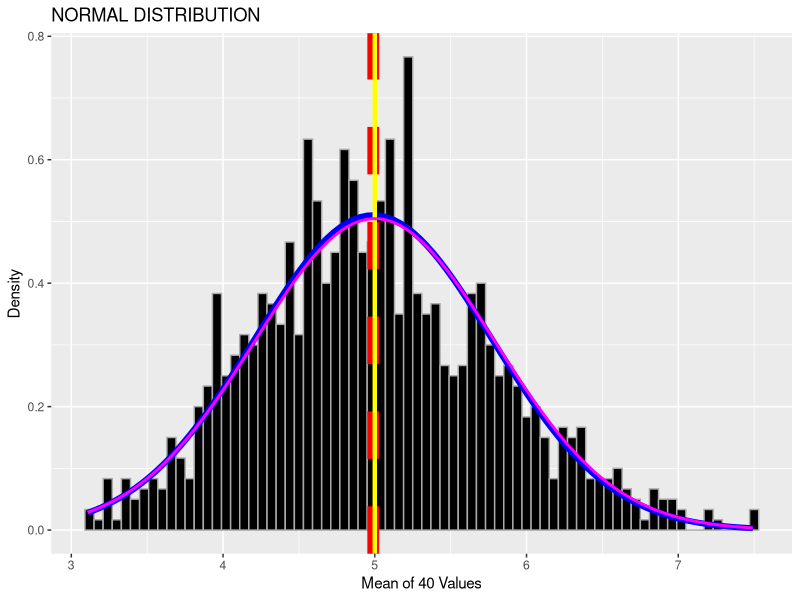

R code for this plot:
## ---- chunk 1
set.seed(1)
n <- 40
l <- 0.2
sim <- 1:1000

## ---- chunk 2
Exp_Dist_Data <- data.frame(values = sapply(sim, function(values) {
         mean(rexp(n, l))
        }))

head(Exp_Dist_Data,5)

## ---- chunk 3
SMean_values<- apply(Exp_Dist_Data, 2, mean)
SMean_values

TMean_values <- 1/l
TMean_values
## ---- chunk 4
STD_values <- sd(Exp_Dist_Data$values)
STD_values

TSTD_values <- (1/l)/sqrt(n)
TSTD_values

Variance_values <- var(Exp_Dist_Data$values)
Variance_values

TVariance_values <- TSTD_values^2
TVariance_values

## ---- chunk 5
library(ggplot2)
Nor_Dist <- ggplot(data = Exp_Dist_Data, aes(x = values)) + geom_histogram(aes(y=..density..), binwidth = .06, fill="black", col="darkgray")
Nor_Dist <- Nor_Dist + labs(title="NORMAL DISTRIBUTION", x="Mean of 40 Values", y="Density")
Nor_Dist <- Nor_Dist + geom_vline(xintercept=SMean_values,size=4, color="red", linetype=2)
Nor_Dist <- Nor_Dist + stat_function(fun=dnorm,args=list(mean=SMean_values, sd=STD_values),color = "blue", size = 2)
Nor_Dist <- Nor_Dist+ geom_vline(xintercept=TMean_values,size=1.5,color="yellow",linetype = 1)
Nor_Dist <- Nor_Dist + stat_function(fun=dnorm,args=list(mean=TMean_values, sd=TSTD_values),color = "magenta", size = 1)
Nor_Dist
